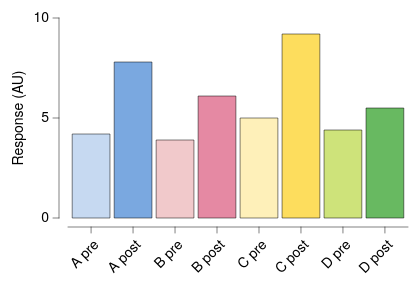

Express this chart as Vega-Lite.
### Vega-Lite specification from a JSON file in a GitHub repository (floating-point values rounded to 4 significant figures)
{"background": null, "config": {"arc": {"fill": "#DBDBDB", "fillOpacity": 1.0, "innerRadius": 25.0, "padAngle": 0.03, "stroke": "black", "strokeOpacity": 1, "strokeWidth": 0.25}, "area": {"fill": "#DBDBDB", "fillOpacity": 1.0, "stroke": "black", "strokeOpacity": 1, "strokeWidth": 0.25}, "axis": {"domain": true, "domainCap": "round", "domainColor": "black", "domainWidth": 0.25, "grid": false, "gridCap": "round", "gridColor": "#F1F1F1", "gridDash": [0, 0], "gridOpacity": 1.0, "gridWidth": 0.25, "labelColor": "black", "labelFont": "Helvetica Neue", "labelFontSize": 7, "labelFontStyle": "normal", "labelFontWeight": 400, "offset": 4.5, "ticks": true, "tickCap": "round", "tickColor": "black", "tickRound": false, "tickSize": 3, "tickWidth": 0.25, "titleColor": "black", "titleFont": "Helvetica Neue", "titleFontSize": 7, "titleFontStyle": "normal", "titleFontWeight": 400}, "axisX": {"domain": true, "labelAlign": "right", "labelAngle": 315, "labels": true, "ticks": true, "translate": 0}, "axisY": {"domain": true, "labelAlign": "right", "labelAngle": 0, "labels": true, "ticks": true, "translate": 0}, "axisRight": {"domain": true, "labelAlign": "left", "labelAngle": 0, "labels": true, "ticks": true, "translate": 0}, "axisTop": {"domain": true, "labelAlign": "left", "labelAngle": 45, "labels": true, "ticks": true, "translate": 0}, "axisBand": {"tickOffset": 0}, "bar": {"fill": "#DBDBDB", "fillOpacity": 1.0, "stroke": "black", "strokeOpacity": 1, "strokeWidth": 0.25}, "boxplot": {"size": 9.0, "ticks": {"cornerRadius": 0.25, "fill": "black", "size": 4.5, "thickness": 0.25}, "box": {"fillOpacity": 1.0, "stroke": "black", "strokeOpacity": 1, "strokeWidth": 0.25}, "median": {"fill": "black", "fillOpacity": 1.0, "size": 9.0, "thickness": 0.25}, "rule": {"fill": "black", "fillOpacity": 1.0, "size": 10.0, "stroke": "black", "strokeDash": [0, 0], "strokeOpacity": 1, "strokeWidth": 0.25}, "outliers": {"color": "black", "fill": "black", "fillOpacity": 1.0, "size": 0, "stroke": "black", "strokeOpacity": 1, "strokeWidth": 0.25}}, "circle": {"fill": "black", "fillOpacity": 1.0, "size": 0.5, "stroke": null, "strokeOpacity": 1, "strokeWidth": 0.25}, "errorband": {"band": {"fillOpacity": 0.6, "stroke": null, "strokeWidth": 0.25, "strokeOpacity": 1}, "borders": {"opacity": 0, "strokeOpacity": 0.25, "strokeWidth": 1}}, "errorbar": {"opacity": 1, "rule": {"strokeDash": [0, 0], "strokeWidth": 0.25}, "ticks": {"color": "black", "cornerRadius": 0.125, "opacity": 1, "size": 6.0, "thickness": 0.25}, "thickness": 0.25}, "font": "Helvetica Neue", "geoshape": {"fill": "#DBDBDB", "fillOpacity": 1.0, "stroke": "black", "strokeOpacity": 1, "strokeWidth": 0.25}, "header": {"labelColor": "black", "labelFont": "Helvetica Neue", "labelFontSize": 7, "labelFontStyle": "normal", "labelFontWeight": 400, "titleColor": "black", "titleFont": "Helvetica Neue", "titleFontSize": 7, "titleFontStyle": "normal", "titleFontWeight": 400, "titlePadding": 0}, "legend": {"disable": false, "offset": 4.5, "gradientLength": 50.0, "gradientThickness": 5.0, "gradientOpacity": 1.0, "gradientStrokeColor": "black", "gradientStrokeWidth": 0.25, "labelColor": "black", "labelFont": "Helvetica Neue", "labelFontSize": 7, "labelFontStyle": "normal", "labelFontWeight": 400, "strokeColor": "black", "strokeWidth": 0, "symbolSize": 42, "symbolStrokeColor": "black", "symbolStrokeWidth": 0.25, "titleColor": "black", "titleFont": "Helvetica Neue", "titleFontSize": 7, "titleFontStyle": "normal", "titleFontWeight": 400}, "line": {"color": "black", "stroke": "black", "strokeCap": "round", "strokeDash": [0, 0], "strokeOpacity": 1, "strokeWidth": 0.375}, "point": {"filled": true, "fill": "#DBDBDB", "fillOpacity": 1.0, "size": 5.0, "stroke": "black", "strokeOpacity": 1, "strokeWidth": 0.25}, "range": {"category": ["#C6D9F1", "#F1C9CB", "#FEF0B9", "#CEE37A", "#7AA8E0", "#E589A3", "#FDDD5D", "#68B961", "#4177B1", "#C35082", "#E5C227", "#438156"], "diverging": {"scheme": ["#C35082", "#CE6D94", "#D989A7", "#E2A4BA", "#EABFCE", "#F1DBE2", "#F6F6F6", "#D7E0EB", "#B9CBE0", "#9BB6D5", "#7DA1C9", "#5F8CBD", "#4177B1"]}, "heatmap": {"scheme": ["#DFE9F7", "#C6D9F1", "#ADC8EC", "#94B8E6", "#7AA8E0", "#6097DA", "#4D87CA", "#4177B1", "#386898", "#2F597F", "#264A69", "#1D3A58"]}, "ordinal": {"scheme": ["#F1F1F1", "#DBDBDB", "#C6C6C6", "#B2B2B2", "#9D9D9D", "#898989", "#767676", "#636363", "#515151", "#404040", "#2F2F2F", "#1F1F1F"]}, "ramp": {"scheme": ["#DFE9F7", "#C6D9F1", "#ADC8EC", "#94B8E6", "#7AA8E0", "#6097DA", "#4D87CA", "#4177B1", "#386898", "#2F597F", "#264A69", "#1D3A58"]}}, "rule": {"color": "black", "stroke": "black", "strokeCap": "round", "strokeDash": [2, 2], "strokeOpacity": 1, "strokeWidth": 0.25}, "scale": {"bandPaddingInner": 0.1, "bandPaddingOuter": 0.1, "round": false}, "rect": {"fill": "#DBDBDB", "fillOpacity": 1.0, "stroke": "black", "strokeOpacity": 1, "strokeWidth": 0.25}, "square": {"fill": "#DBDBDB", "fillOpacity": 1.0, "size": 10.0, "stroke": "black", "strokeOpacity": 1, "strokeWidth": 0.25}, "text": {"color": "black", "font": "Helvetica Neue", "fontSize": 7, "fontStyle": "normal", "fontWeight": 400}, "title": {"anchor": "middle", "frame": "group", "color": "black", "font": "Helvetica Neue", "fontSize": 7, "fontStyle": "normal", "fontWeight": 400, "subtitleColor": "black", "subtitleFont": "Helvetica Neue", "subtitleFontSize": "Helvetica Neue", "subtitleFontStyle": "normal", "subtitleFontWeight": 400}, "view": {"continuousWidth": 170, "continuousHeight": 100, "discreteWidth": 170, "discreteHeight": 100, "fill": null, "stroke": null, "strokeWidth": 0.25}}, "data": {"name": "data-13aaabbe96b52cd3daac2fe27d1f9518"}, "mark": {"type": "bar"}, "encoding": {"color": {"field": "condition", "legend": null, "scale": {"range": ["#C6D9F1", "#7AA8E0", "#F1C9CB", "#E589A3", "#FEF0B9", "#FDDD5D", "#CEE37A", "#68B961"]}, "sort": null, "type": "nominal"}, "x": {"field": "condition", "sort": null, "title": null, "type": "nominal"}, "y": {"field": "response", "title": "Response (AU)", "type": "quantitative"}}, "$schema": "https://vega.github.io/schema/vega-lite/v6.4.1.json", "datasets": {"data-13aaabbe96b52cd3daac2fe27d1f9518": [{"condition": "A pre", "response": 4.2}, {"condition": "A post", "response": 7.8}, {"condition": "B pre", "response": 3.9}, {"condition": "B post", "response": 6.1}, {"condition": "C pre", "response": 5.0}, {"condition": "C post", "response": 9.2}, {"condition": "D pre", "response": 4.4}, {"condition": "D post", "response": 5.5}]}}
